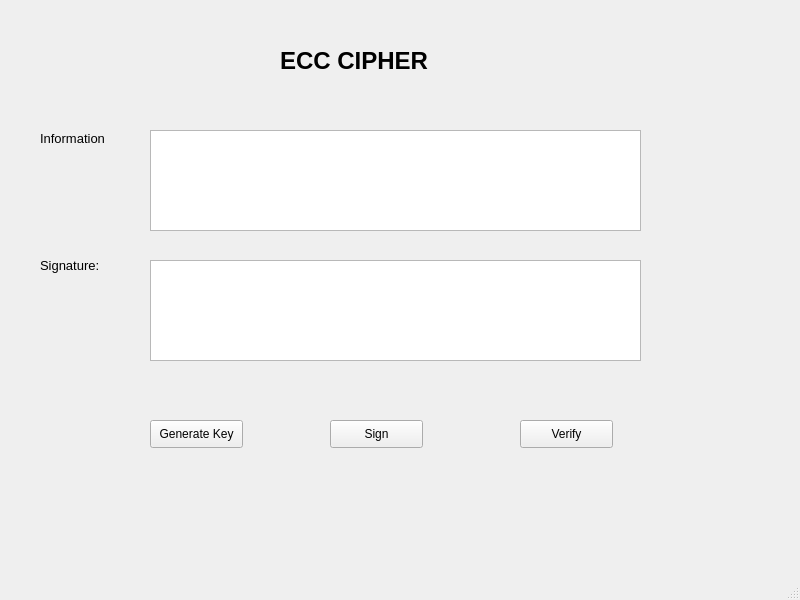
<?xml version="1.0" encoding="UTF-8"?>
<ui version="4.0">
 <class>MainWindow</class>
 <widget class="QMainWindow" name="MainWindow">
  <property name="geometry">
   <rect>
    <x>0</x>
    <y>0</y>
    <width>800</width>
    <height>600</height>
   </rect>
  </property>
  <property name="windowTitle">
   <string>MainWindow</string>
  </property>
  <widget class="QWidget" name="centralwidget">
   <widget class="QLabel" name="label">
    <property name="geometry">
     <rect>
      <x>280</x>
      <y>20</y>
      <width>191</width>
      <height>81</height>
     </rect>
    </property>
    <property name="font">
     <font>
      <pointsize>18</pointsize>
      <weight>75</weight>
      <bold>true</bold>
     </font>
    </property>
    <property name="text">
     <string>ECC CIPHER</string>
    </property>
   </widget>
   <widget class="QLabel" name="label_2">
    <property name="geometry">
     <rect>
      <x>40</x>
      <y>130</y>
      <width>91</width>
      <height>16</height>
     </rect>
    </property>
    <property name="font">
     <font>
      <pointsize>10</pointsize>
     </font>
    </property>
    <property name="text">
     <string>Information</string>
    </property>
   </widget>
   <widget class="QLabel" name="label_3">
    <property name="geometry">
     <rect>
      <x>40</x>
      <y>250</y>
      <width>91</width>
      <height>31</height>
     </rect>
    </property>
    <property name="font">
     <font>
      <pointsize>10</pointsize>
     </font>
    </property>
    <property name="text">
     <string>Signature:</string>
    </property>
   </widget>
   <widget class="QTextEdit" name="txt_info">
    <property name="geometry">
     <rect>
      <x>150</x>
      <y>130</y>
      <width>491</width>
      <height>101</height>
     </rect>
    </property>
   </widget>
   <widget class="QTextEdit" name="txt_sign">
    <property name="geometry">
     <rect>
      <x>150</x>
      <y>260</y>
      <width>491</width>
      <height>101</height>
     </rect>
    </property>
   </widget>
   <widget class="QPushButton" name="btn_gen">
    <property name="geometry">
     <rect>
      <x>150</x>
      <y>420</y>
      <width>93</width>
      <height>28</height>
     </rect>
    </property>
    <property name="text">
     <string>Generate Key</string>
    </property>
   </widget>
   <widget class="QPushButton" name="btn_sign">
    <property name="geometry">
     <rect>
      <x>330</x>
      <y>420</y>
      <width>93</width>
      <height>28</height>
     </rect>
    </property>
    <property name="text">
     <string>Sign</string>
    </property>
   </widget>
   <widget class="QPushButton" name="btn_verify">
    <property name="geometry">
     <rect>
      <x>520</x>
      <y>420</y>
      <width>93</width>
      <height>28</height>
     </rect>
    </property>
    <property name="text">
     <string>Verify</string>
    </property>
   </widget>
  </widget>
  <widget class="QMenuBar" name="menubar">
   <property name="geometry">
    <rect>
     <x>0</x>
     <y>0</y>
     <width>800</width>
     <height>26</height>
    </rect>
   </property>
  </widget>
  <widget class="QStatusBar" name="statusbar"/>
 </widget>
 <resources/>
 <connections/>
</ui>
